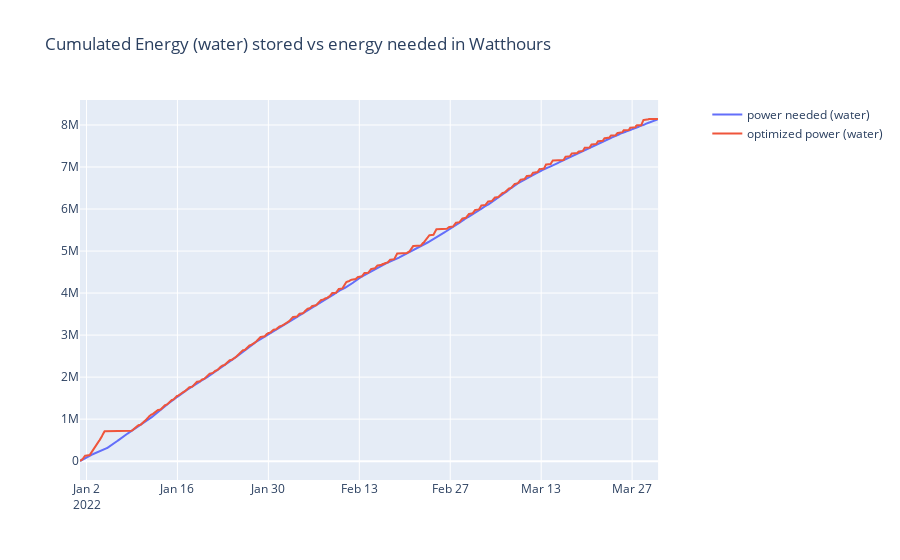

This figure's notebook cell:
### Code cell
# check if optimized power line is always above needed power line
fig = make_subplots(specs=[[{"secondary_y": True}]])

fig.add_trace(go.Scatter(x = df_per.date, y = df_per.energy_needed_water.cumsum(), name='power needed (water)', mode='lines'),  secondary_y=False)
fig.add_trace(go.Scatter(x = df_per.date, y = P_w.sum(1).cumsum(), name='optimized power (water)', mode='lines'),  secondary_y=False)
fig.update_layout(title='Cumulated Energy (water) stored vs energy needed in Watthours')

### Figure 1 — Plotly figure (JSON) as saved in the notebook; plotly's stock layout.template omitted (floating-point values rounded to 4 significant figures; data arrays with more than 128 entries replaced by an {"elided": "..."} marker saying what was removed)
{"data": [{"mode": "lines", "name": "power needed (water)", "x": {"elided": "2137 str values"}, "y": {"elided": "2137 float values"}, "type": "scatter", "xaxis": "x", "yaxis": "y"}, {"mode": "lines", "name": "optimized power (water)", "x": {"elided": "2137 str values"}, "y": {"elided": "2137 float values"}, "type": "scatter", "xaxis": "x", "yaxis": "y"}], "layout": {"xaxis": {"anchor": "y", "domain": [0.0, 0.94]}, "yaxis": {"anchor": "x", "domain": [0.0, 1.0]}, "yaxis2": {"anchor": "x", "overlaying": "y", "side": "right"}, "title": {"text": "Cumulated Energy (water) stored vs energy needed in Watthours"}}}
